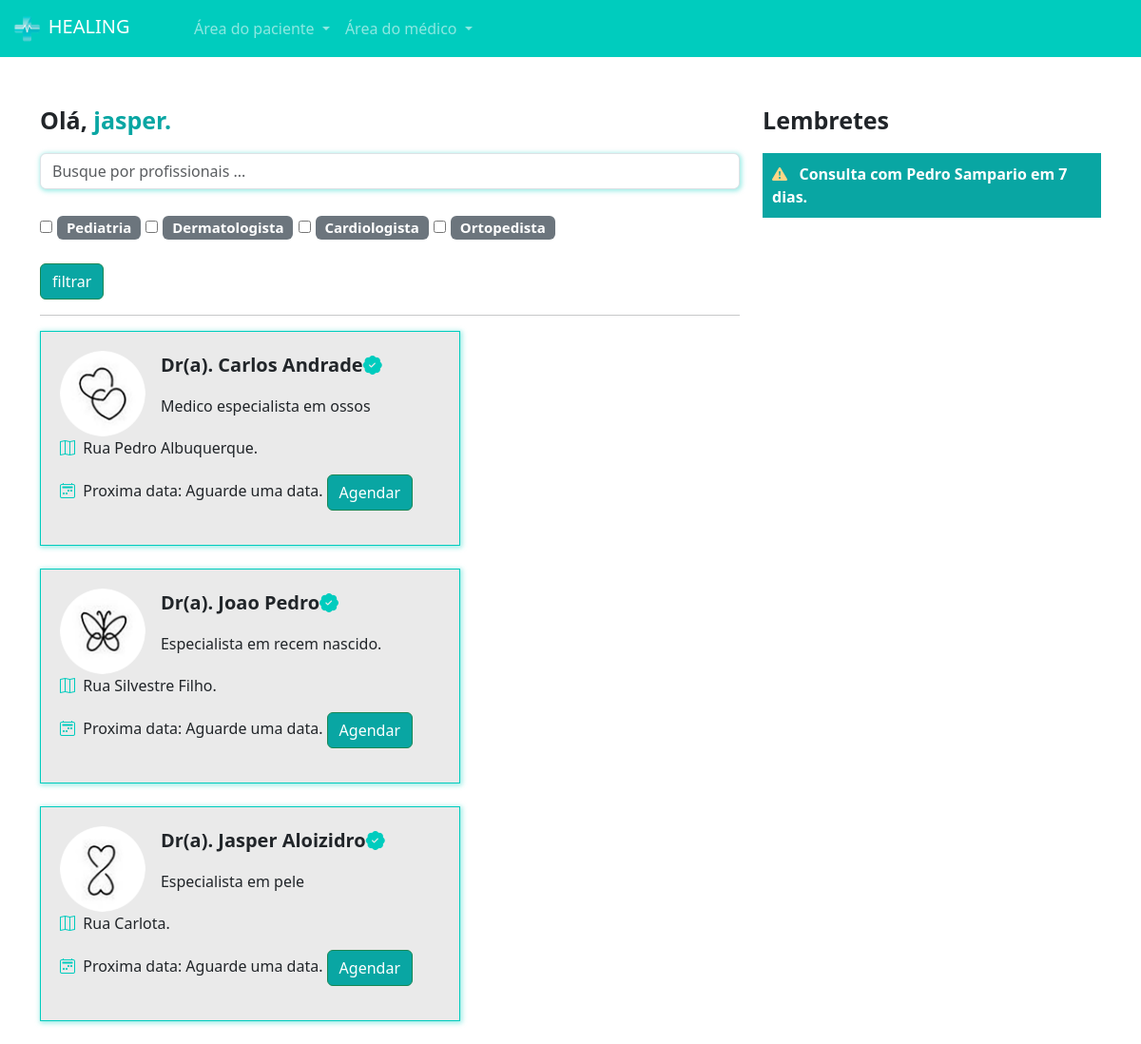
Screenshot of /paciente/home/ (signed in) with the database file from the repository.
### medico/models.py (models this page shows, shortened)
class Especialidades(models.Model):
    especialidade = models.CharField(max_length=100)

class DadosMedico(models.Model):
    crm = models.CharField(max_length=30)
    nome = models.CharField(max_length=100)
    cep = models.CharField(max_length=15)
    rua = models.CharField(max_length=100)
    bairro = models.CharField(max_length=100)
    numero = models.IntegerField()
    rg = models.ImageField(upload_to='rgs')
    cedula_identidade_medica = models.ImageField(upload_to='cim')
    foto = models.ImageField(upload_to='fotos_perfil')
    descricao = models.TextField()
    valor_consulta = models.FloatField(default=100)
    user = models.ForeignKey(User, on_delete=models.DO_NOTHING)
    especialidade = models.ForeignKey(Especialidades, on_delete=models.DO_NOTHING)
    @property
    def proxima_data(self):
        proxima_data = DatasAbertas.objects.filter(user=self.user).filter(data__gt=datetime.now()).filter(agendado=False).order_by('data').first()
        return proxima_data

### paciente/views.py (the view)
# urls.py: 2. Add a URL to urlpatterns:  path('', views.home, name='home')
def home(request):
    if request.method == "GET":
        medico_filtrar = request.GET.get('medico')
        especialidades_filtrar = request.GET.getlist('especialidades')
        medicos = DadosMedico.objects.all()
        if medico_filtrar:
            medicos = medicos.filter(nome__icontains=medico_filtrar)
        if especialidades_filtrar:
            medicos = medicos.filter(especialidade_id__in=especialidades_filtrar)
        especialidades = Especialidades.objects.all()
        return render(request, 'home.html', {'medicos': medicos, 'especialidades': especialidades, 'is_medico': is_medico(request.user)})

### medico/models.py (called while the page is built)
def is_medico(user):
    return DadosMedico.objects.filter(user=user).exists()

### paciente/templates/home.html
{% extends "base.html" %}
{% load static %}
{% block 'head' %}
    <link rel="stylesheet" href="{% static 'medicos/css/abrir_horario.css' %}">
    <link rel="stylesheet" href="{% static 'usuarios/css/usuarios.css' %}">
    <link rel="stylesheet" href="{% static 'medicos/css/cadastro_medico.css' %}">
    <link rel="stylesheet" href="{% static 'pacientes/css/home.css' %}">
    <link rel="stylesheet" href="https://cdn.jsdelivr.net/npm/bootstrap-icons@1.11.3/font/bootstrap-icons.min.css">
{% endblock 'head' %}
{% block 'body' %}
{% include "partials/navbar.html" %}
<br><br>
<div class="container">
    <div class="row">
        <div class="col-md-8">
            <p style="font-size: 25px" class="p-bold">Olá, <span class="color-dark">{{request.user.username}}.</span></p>
            <form action="{% url "home" %}" post="GET">
                <input type="text" class="form-control shadow-main-color" placeholder="Busque por profissionais ..." name="medico">
                <br>
                <div class="especialidades">
                    {% for especialidade in especialidades %}
                        <input type="checkbox" name="especialidades" value="{{especialidade.id}}">
                        <span class="badge bg-secondary">
                            {{especialidade.especialidade}}
                        </span>
                    {% endfor %}
                </div>
                <br>
                <input type="submit" value="filtrar" class="btn btn-success btn-dark-color">
            </form>
            <hr>
            <div class="list-medicos">
                {% for medico in medicos %}
                <div class="card-medicos shadow-main-color">
                    <div class="row">
                        <div class="col-md-3"><img src="{{medico.foto.url}}" class="foto-perfil-card" alt=""></div>
                        <div class="col-md">
                            <p style="font-size: 20px" class="p-bold">Dr(a). {{medico.nome}}<i class="bi bi-patch-check-fill icon-main"></i></p>
                            <p>{{medico.descricao}}</p>
                        </div>
                    </div>
                    <p><i class="bi bi-map icon-main"></i>&nbsp&nbspRua {{medico.rua}}.</p>
                    <p><i class="bi bi-calendar2-week icon-main"></i>&nbsp&nbspProxima data:
                        {% if medico.proxima_data %}
                            {{medico.proxima_data}}
                        {% else %}
                            Aguarde uma data.
                        {% endif %}
                    <a href="{% url "escolher_horario" medico.id %}" class="btn btn-success btn-dark-color">Agendar</a>
                </div>
                <br>
                {% endfor %}
            </div>
        </div>
        <div class="col-md-4">
            <p style="font-size: 25px" class="p-bold">Lembretes</p>
            <p class="bg-main-lembrete">
                <span class="p-bold"><i class="bi bi-exclamation-triangle-fill icon-differential"></i>&nbsp&nbsp Consulta com Pedro Sampario em 7 dias.</span>
            </p>
        </div>
    </div>
</div>
{% endblock 'body' %}

### templates/static/geral/css/base.css (style rules this page uses)
:root { --main-color: #00CCBE; --dark-color: #09A6A3; --contrast-color: #FFD686; }
.p-bold { font-weight: bold; }
.color-dark { color: var(--dark-color); }

### templates/static/usuarios/css/usuarios.css (style rules this page uses)
.btn-dark-color { background-color: var(--dark-color); color: white; }

### templates/static/medicos/css/cadastro_medico.css (style rules this page uses)
.shadow-main-color { box-shadow: 1px 1px 5px 1px rgba(0, 204, 190,.4); }

### templates/static/pacientes/css/home.css (style rules this page uses)
.especialidades { font-size: 20px; }
.card-medicos { width: 60%; background-color: #EAEAEA; border: 1px solid var(--main-color); padding: 20px; }
.foto-perfil-card { width: 90px; height: 90px; border-radius: 45px; }
.icon-main { color: var(--main-color); }
.bg-main-lembrete { background-color: var(--dark-color); padding: 10px; color: white; }
.icon-differential { color: var(--contrast-color); }

### rows the page displays
Especialidades: especialidade "Pediatria"
Especialidades: especialidade "Dermatologista"
Especialidades: especialidade "Cardiologista"
Especialidades: especialidade "Ortopedista"
DadosMedico: foto (picture), nome "Carlos Andrade", descricao "Medico especialista em ossos", rua "Pedro Albuquerque", shows "Aguarde uma data."
DadosMedico: foto (picture), nome "Joao Pedro", descricao "Especialista em recem nascido.", rua "Silvestre Filho", shows "Aguarde uma data."
DadosMedico: foto (picture), nome "Jasper Aloizidro", descricao "Especialista em pele", rua "Carlota", shows "Aguarde uma data."

### other values shown
{{ request.user.username }} "jasper"
